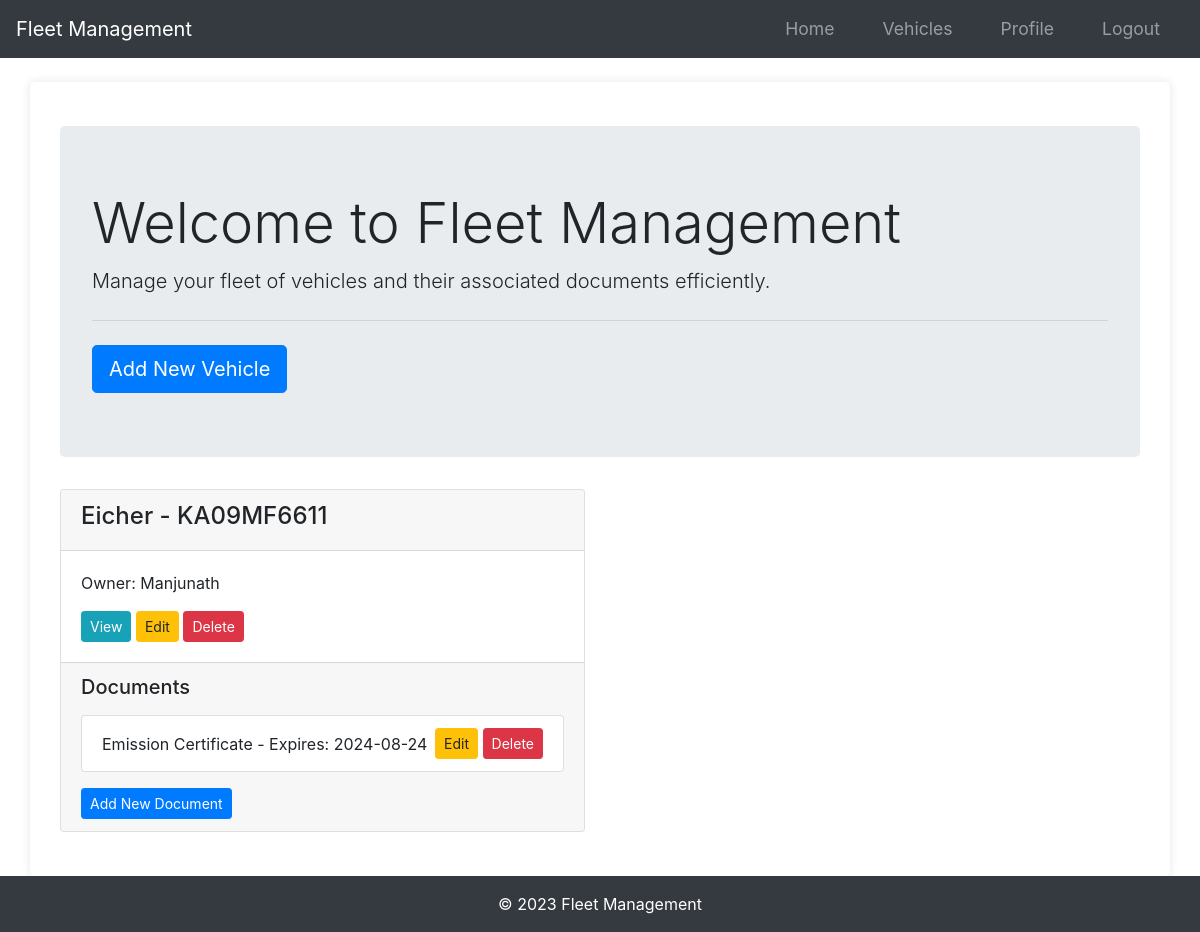
The page /home (signed in) on the database as committed earlier.
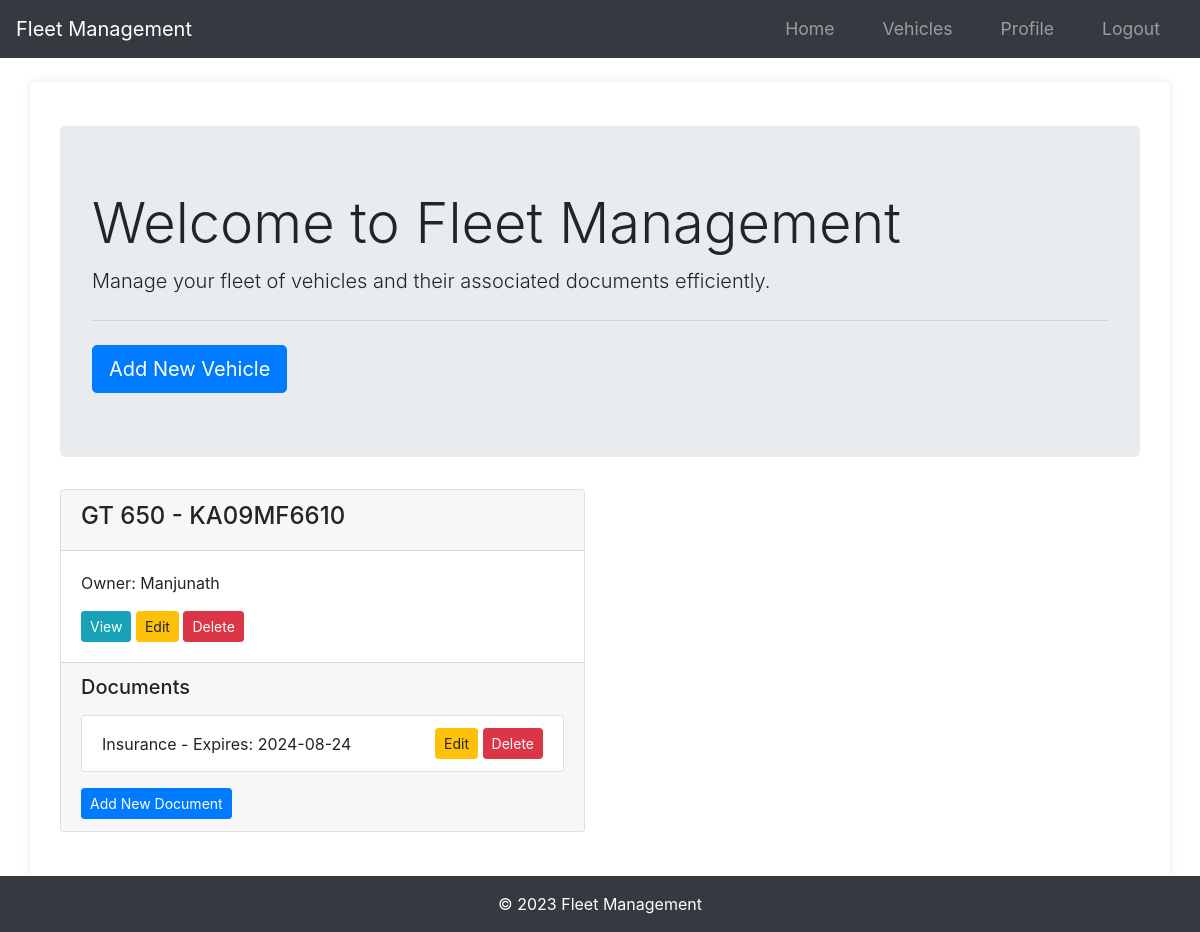
The same page on the database as committed later.
### app/models.py (models this page shows)
class Vehicle(db.Model):
    id = db.Column(db.Integer, primary_key=True)
    name = db.Column(db.String(100), nullable=False)
    vehicle_number = db.Column(db.String(100), unique=True, nullable=False)
    user_id = db.Column(db.Integer, db.ForeignKey("user.id"), nullable=False)
    documents = db.relationship(
        "Document", backref="vehicle", lazy=True, cascade="all, delete-orphan"
    )

class User(db.Model, UserMixin):
    id = db.Column(db.Integer, primary_key=True)
    username = db.Column(db.String(20), unique=True, nullable=False)
    email = db.Column(db.String(120), unique=True, nullable=False)
    phone = db.Column(db.String(20), nullable=True)  # Add phone field
    image_file = db.Column(db.String(20), nullable=False, default="default.jpg")
    password = db.Column(db.String(60), nullable=False)
    vehicles = db.relationship("Vehicle", backref="owner", lazy=True)

class Document(db.Model):
    id = db.Column(db.Integer, primary_key=True)
    document_type = db.Column(db.String(50), nullable=False)
    serial_number = db.Column(db.String(100), nullable=False)
    start_date = db.Column(db.DateTime, nullable=False)
    end_date = db.Column(db.DateTime, nullable=False)
    date_posted = db.Column(db.DateTime, nullable=False, default=datetime.utcnow)
    vehicle_id = db.Column(
        db.Integer,
        db.ForeignKey("vehicle.id", ondelete="CASCADE"),
        nullable=False,
        index=True,
    )
    additional_info = db.Column(db.Text, nullable=True)

### app/routes.py (the view)
@main.route("/home")
@login_required
def home():
    vehicles = Vehicle.query.filter_by(owner=current_user).all()
    return render_template("home.html", vehicles=vehicles)

### app/__init__.py (called while the page is built)
def create_app(config_class=Config):
    app = Flask(__name__)
    app.config.from_object(config_class)
    db.init_app(app)
    bcrypt.init_app(app)
    login_manager.init_app(app)
    mail.init_app(app)
    migrate.init_app(app, db)
    login_manager.login_view = "main.login"
    login_manager.login_message_category = "info"
    from app.models import User
    @login_manager.user_loader
    def load_user(user_id):
        return User.query.get(int(user_id))
    from app.routes import main as main_blueprint
    app.register_blueprint(main_blueprint)
    scheduler = BackgroundScheduler()
    scheduler.add_job(check_document_expirations, "interval", hours=24)
    scheduler.start()
    return app

### app/templates/home.html (shortened to what this page needs)
{% extends 'base.html' %}
{% block content %}
<div class="container">
    <div class="jumbotron mt-4">
        <h1 class="display-4">Welcome to Fleet Management</h1>
        <p class="lead">Manage your fleet of vehicles and their associated documents efficiently.</p>
        <hr class="my-4">
        <a class="btn btn-primary btn-lg" href="{{ url_for('main.new_vehicle') }}" role="button">Add New Vehicle</a>
    </div>
    <div class="row">
        {% for vehicle in vehicles %}
        <div class="col-lg-6 mb-4">
            <div class="card">
                <div class="card-header">
                    <h4>{{ vehicle.name }} - {{ vehicle.vehicle_number }}</h4>
                </div>
                <div class="card-body">
                    <p class="card-text">Owner: {{ vehicle.owner.username }}</p>
                    <a href="{{ url_for('main.view_vehicle', vehicle_id=vehicle.id) }}" class="btn btn-info btn-sm">View</a>
                    <a href="{{ url_for('main.edit_vehicle', vehicle_id=vehicle.id) }}" class="btn btn-warning btn-sm">Edit</a>
                    <form action="{{ url_for('main.delete_vehicle', vehicle_id=vehicle.id) }}" method="POST" class="d-inline">
                        <button type="submit" class="btn btn-danger btn-sm">Delete</button>
                    </form>
                </div>
                <div class="card-footer">
                    <h5 class="mb-3">Documents</h5>
                    <ul class="list-group">
                        {% for document in vehicle.documents %}
                        <li class="list-group-item d-flex justify-content-between align-items-center">
                            {{ document.document_type }} - Expires: {{ document.end_date.strftime('%Y-%m-%d') }}
                            <span>
                                <a href="{{ url_for('main.edit_document', vehicle_id=vehicle.id, document_id=document.id) }}" class="btn btn-warning btn-sm">Edit</a>
                                <form action="{{ url_for('main.delete_document', vehicle_id=vehicle.id, document_id=document.id) }}" method="POST" class="d-inline">
                                    <button type="submit" class="btn btn-danger btn-sm">Delete</button>
                                </form>
                            </span>
                        </li>
                        {% endfor %}
                    </ul>
                    <a href="{{ url_for('main.add_document', vehicle_id=vehicle.id) }}" class="btn btn-primary btn-sm mt-3">Add New Document</a>
                </div>
            </div>
        </div>
        {% endfor %}
    </div>
</div>
{% endblock %}

### app/templates/base.html (shortened to what this page needs)
<!DOCTYPE html>
<html lang="en">
<head>
    <link rel="stylesheet" href="{{ url_for('static', filename='styles.css') }}">
    <link rel="stylesheet" href="https://stackpath.bootstrapcdn.com/bootstrap/4.5.2/css/bootstrap.min.css">
    <link rel="stylesheet" href="https://cdnjs.cloudflare.com/ajax/libs/font-awesome/5.15.3/css/all.min.css">
</head>
<body>
    <nav class="navbar navbar-expand-lg navbar-dark bg-dark">
        <a class="navbar-brand" href="{{ url_for('main.index') }}">Fleet Management</a>
        <div class="collapse navbar-collapse" id="navbarNav">
            <ul class="navbar-nav ml-auto">
                {% if current_user.is_authenticated %}
                    <li class="nav-item">
                        <a class="nav-link" href="{{ url_for('main.home') }}">Home</a>
                    </li>
                    <li class="nav-item">
                        <a class="nav-link" href="{{ url_for('main.list_vehicles') }}">Vehicles</a>
                    </li>
                    <li class="nav-item">
                        <a class="nav-link" href="{{ url_for('main.profile') }}">Profile</a>
                    </li>
                    <li class="nav-item">
                        <a class="nav-link" href="{{ url_for('main.logout') }}">Logout</a>
                    </li>
                {% endif %}
            </ul>
        </div>
    </nav>
    <main class="main-content container mt-4">
        {% block content %}{% endblock %}
    </main>
    <footer class="footer mt-auto py-3 bg-dark">
        <div class="container text-center text-white">
            <span>&copy; 2023 Fleet Management</span>
        </div>
    </footer>
</body>
</html>

### app/static/styles.css (style rules this page uses)
body { font-family: Arial, sans-serif; margin: 0; padding: 0; background-color: #f4f4f4; }
.container { width: 80%; margin: 0 auto; }
nav ul { list-style-type: none; padding: 0; }
nav ul li { display: inline; margin: 0 15px; }
nav ul li a { color: #fff; text-decoration: none; font-size: 1.1em; }
main { padding: 20px; background-color: #fff; border-radius: 5px; box-shadow: 0 0 10px rgba(0,0,0,0.1); }
.btn-primary { display: inline-block; background-color: #5cb85c; color: #fff; padding: 10px 20px; border: none; border-radius: 5px; cursor: pointer; text-decoration: none; }
body { font-family: Arial, sans-serif; margin: 0; padding: 0; }
nav ul { list-style: none; padding: 0; }
nav ul li { display: inline; margin: 0 1rem; }
nav ul li a { color: #fff; text-decoration: none; }
.btn-primary { display: inline-block; padding: 0.75rem 1.25rem; border: none; border-radius: 4px; background-color: #007bff; color: #fff; text-align: center; cursor: pointer; }

### app/templates/base.html (style rules this page uses)
html, body { height: 100%; margin: 0; display: flex; flex-direction: column; }
.container { flex: 1; }
.footer { background-color: #343a40; color: white; }
.main-content { flex: 1; }

Rows that differ between the two databases and show on the page:
removed Document: document_type "Emission Certificate", end_date "2024-08-24"
changed Vehicle "Manjunath": name "Eicher" → "GT 650"; vehicle_number "KA09MF6611" → "KA09MF6610"
added Document: document_type "Insurance", end_date "2024-08-24"
